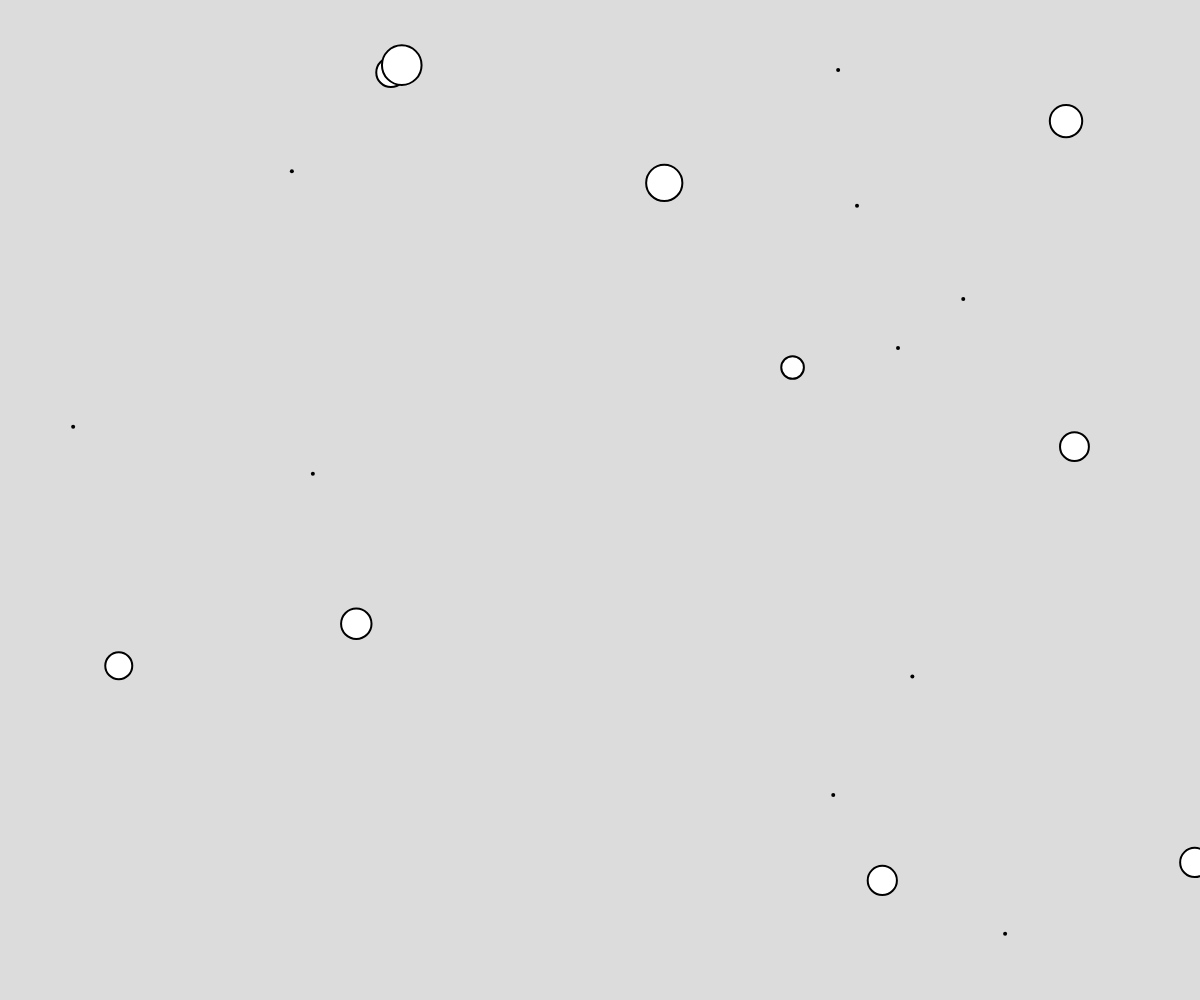
Frame 1 (no input)
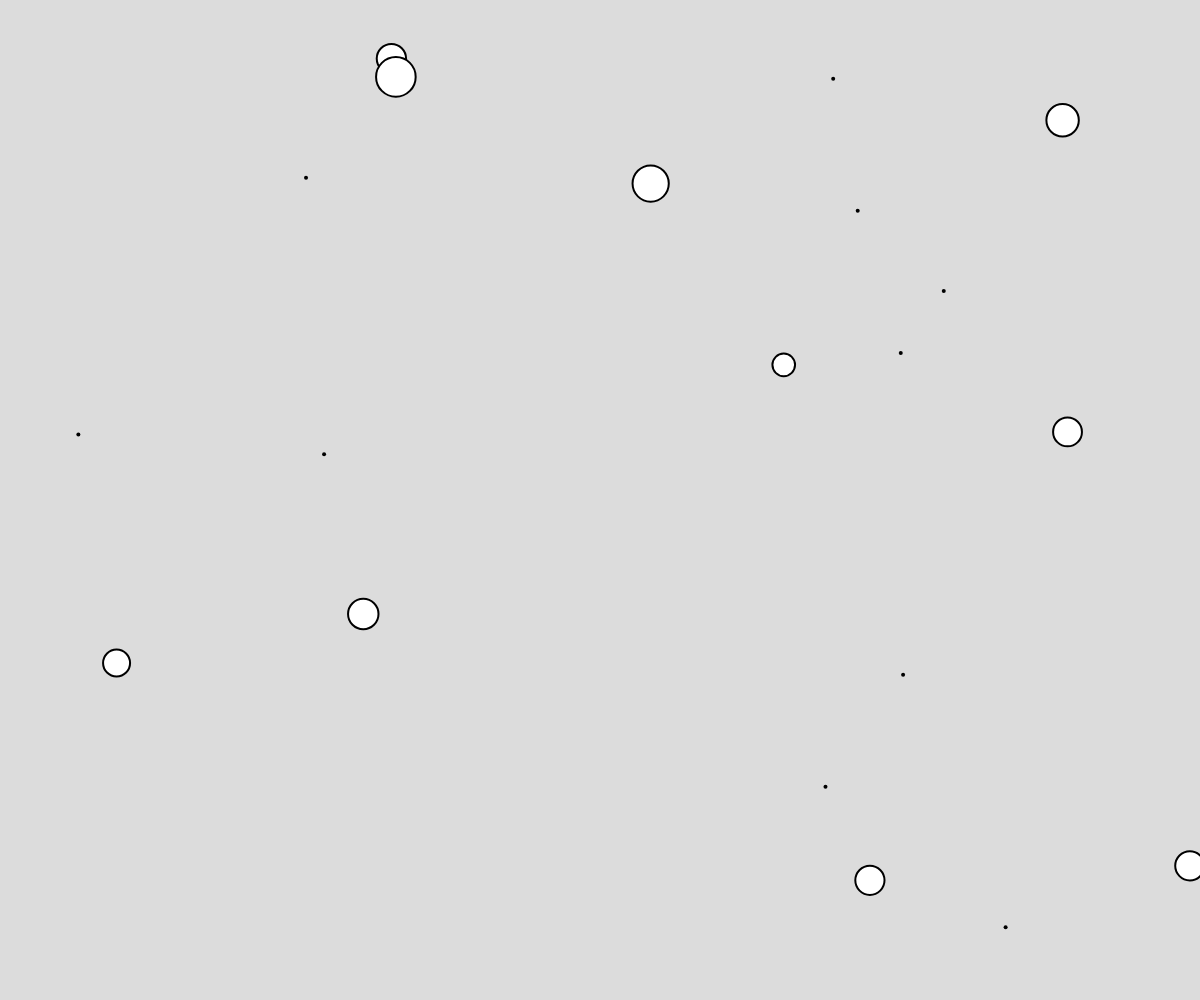
Frame 60 (no input)
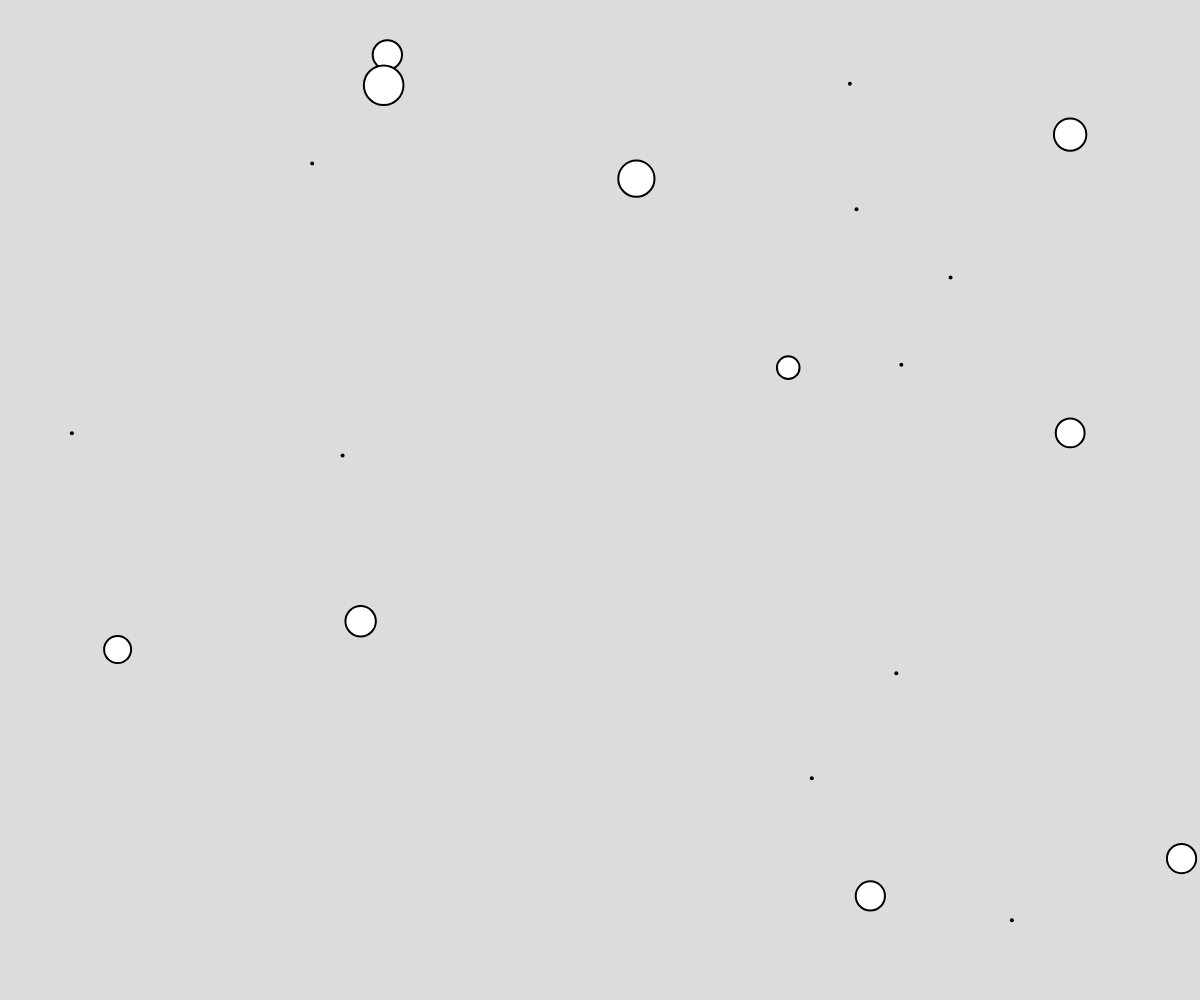
Frame 120 (the mouse pressed at the canvas centre since frame 60)

The p5.js sketch that drew these frames (run headless with seeded random() and noise() and a simulated clock; from frame 60 on, the mouse is pressed at the canvas centre):

// p5.js sketch
// ── sketch.js
// Inheritance Demo
// Mr. Scott
// Nov 29, 2023

let objects = [];

function setup() {
  createCanvas(windowWidth, windowHeight);
  for (let i = 0; i < 10; i++) {
    objects.push(new AnimatedObject(random(width), random(height)));
  }
  for (let i = 0; i < 10; i++) {
    objects.push(new CircleObj(random(width), random(height)));
  }
}

function draw() {
  background(220);
  for (let o of objects) {
    o.move();
    o.display();
  }
}

//"parent" or "super" class 
class AnimatedObject {
  constructor(x, y) {
    this.x = x;
    this.y = y;
    this.size = 1;
  }

  move() {  //should give a 'wiggle' effect
    this.x += random(-2, 2);
    this.y += random(-2, 2);
  }

  display() {
    strokeWeight(4);
    point(this.x, this.y);
  }
}

// Child Class #1 - Circle
class CircleObj extends AnimatedObject{
  constructor(x,y){
    super(x,y);  //call the parent class' constructor
    this.size = random(20,40);
  }
  display(){  //method override
    strokeWeight(2);
    circle(this.x, this.y, this.size);
  }
}
